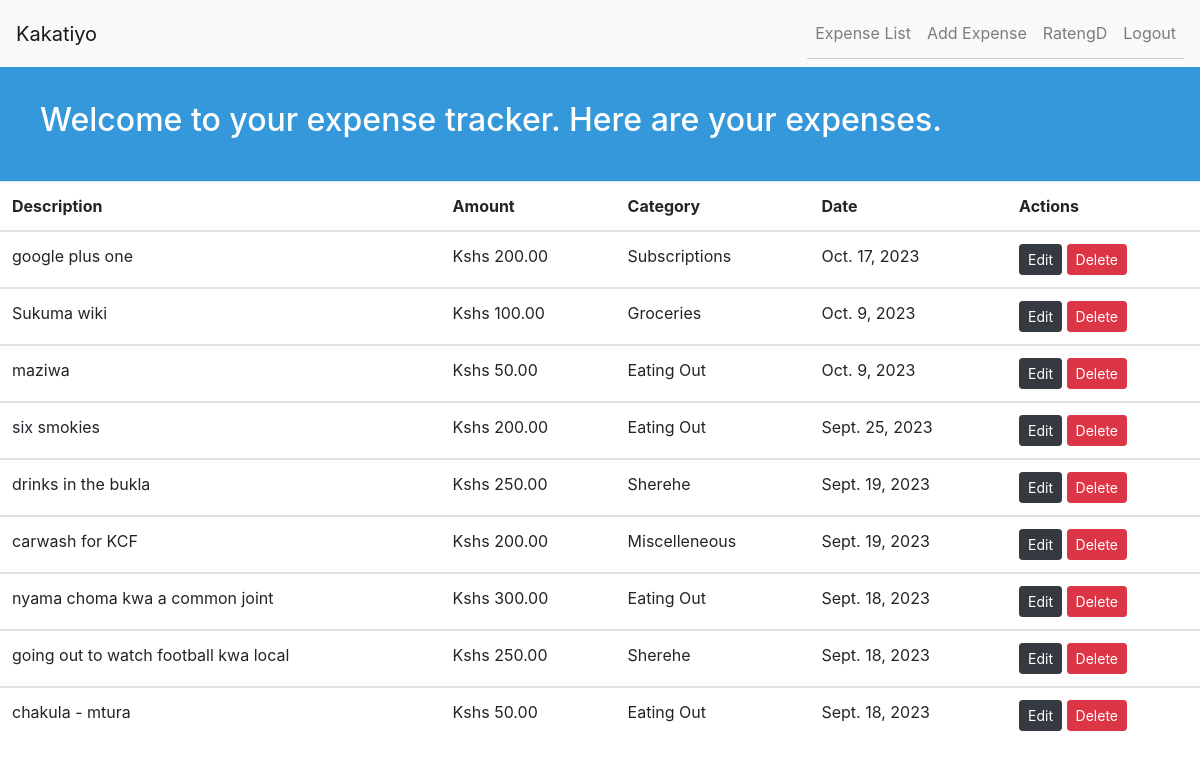
/expense/ (signed in), run on an earlier commit of the app's database.
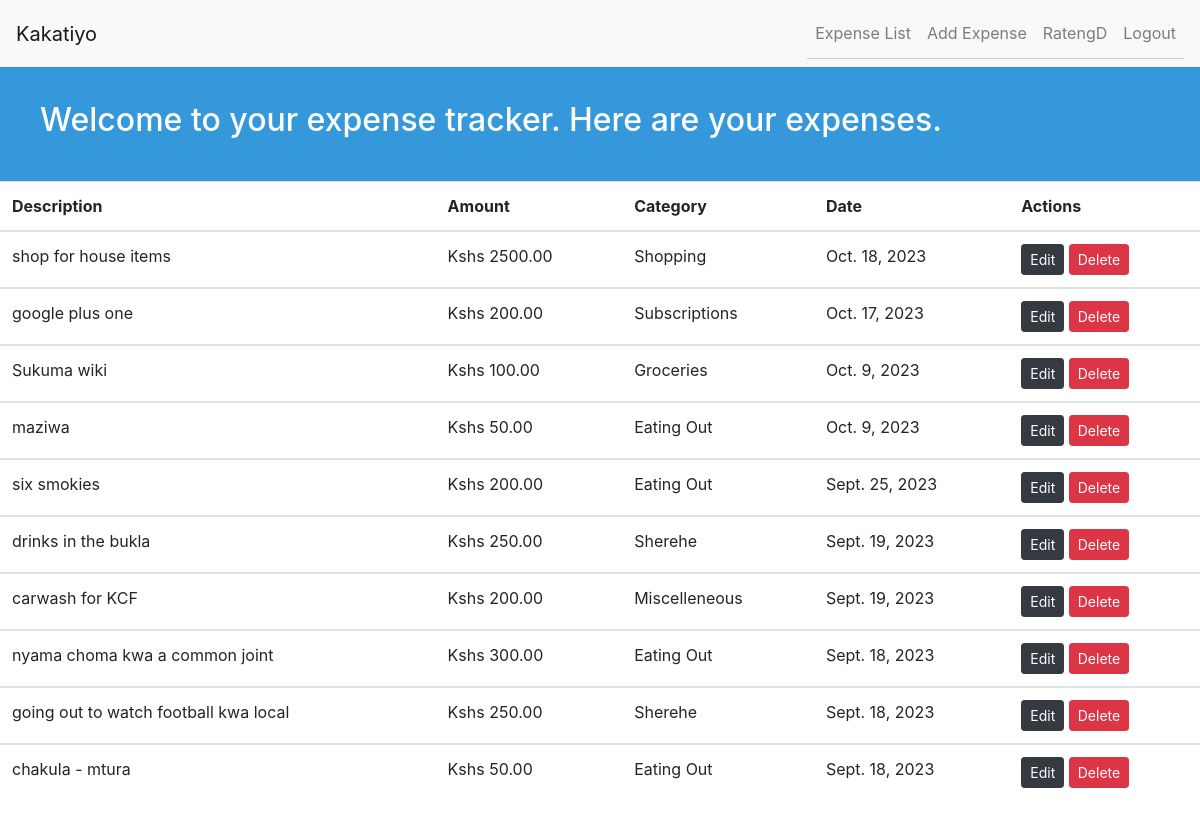
And on a later commit of the database.
### tracker/models.py (models this page shows, shortened)
class Expense(models.Model):
    user = models.ForeignKey(User, on_delete=models.CASCADE)
    date = models.DateField()
    description = models.CharField(max_length=200)
    amount = models.DecimalField(max_digits=10, decimal_places=2)
    category = models.ForeignKey(
        Category, on_delete=models.SET_NULL, null=True, blank=True)

class Category(models.Model):
    name = models.CharField(max_length=100)
    def __str__(self):
        return self.name

### tracker/views.py (the view)
# urls.py: path('expense/', expense_list, name="expense_list"),
@login_required
def expense_list(request):
    expenses = Expense.objects.filter(user=request.user).order_by('-date')
    return render(request, 'tracker/expense_list.html', {'expenses': expenses})

### tracker/templates/tracker/expense_list.html
{% extends 'base.html' %} {% block content %}
<header class="py-4" style="background-color: #3498db; color: #fff">
	<div class="container">
		<div class="row">
			<h2>Welcome to your expense tracker. Here are your expenses.</h2>
		</div>
	</div>
</header>
<table class="table table-hover">
	<thead>
		<tr>
			<th scope="col">Description</th>
			<th scope="col">Amount</th>
			<th scope="col">Category</th>
			<th scope="col">Date</th>
			<th scope="col">Actions</th>
		</tr>
	</thead>
	{% for expense in expenses %}
	<tbody>
		<tr>
			<td scope="row">{{ expense.description }}</td>
			<td>Kshs {{ expense.amount }}</td>
			<td>{{ expense.category }}</td>
			<td>{{ expense.date }}</td>
			<td>
				{% if user.is_authenticated %}
				<a
					href="{% url 'edit_expense' expense.id %}"
					class="btn btn-dark btn-sm"
					>Edit</a
				>
				<a
					href="{% url 'delete_expense' expense.id %}"
					class="btn btn-danger btn-sm"
					>Delete</a
				>
				{% endif %}
			</td>
		</tr>
	</tbody>
	{% endfor %}
</table>
{% endblock content %}

### tracker/templates/base.html (shortened to what this page needs)
{% load static %}
<!DOCTYPE html>
<html lang="en">
	<head>
		<link rel="stylesheet" href="{% static 'css/styles.css' %}" />
		<link
			rel="stylesheet"
			href="https://cdn.jsdelivr.net/npm/bootstrap@4.0.0/dist/css/bootstrap.min.css"
		/>
	</head>
	<body>
		{% include 'navbar.html' %} {% block content %} {% endblock content %}
	</body>
</html>

### tracker/templates/navbar.html (shortened to what this page needs)
<nav class="navbar navbar-expand-lg navbar-light bg-light">
	<a class="navbar-brand" href="{% url 'home' %}"> Kakatiyo</a>
	<div class="collapse navbar-collapse" id="navbarNav">
		<ul class="navbar-nav ml-auto">
			{% if user.is_authenticated %}
			<li class="nav-item">
				<a class="nav-link" href="{% url 'expense_list' %}">Expense List</a>
			</li>
			<li class="nav-item">
				<a class="nav-link" href="{% url 'add_expense' %}">Add Expense</a>
			</li>
			<li class="nav-item">
				<a class="nav-link" href="#"> {{ user.username }} </a>
			</li>
			<li class="nav-item">
				<a class="nav-link" href="{% url 'logout' %}">Logout</a>
			</li>
			{% endif %}
		</ul>
	</div>
</nav>

### static/css/styles.css (style rules this page uses)
h2 { text-align: center; background-color: #3498db; color: #fff; padding: 10px; }
ul { list-style-type: none; padding: 0; }
li { padding: 5px 0; border-bottom: 1px solid #ccc; }
.btn-danger { background-color: #e74c3c; color: #fff; padding: 5px 10px; border: none; border-radius: 5px; cursor: pointer; }

What changed in the data, as far as the page shows it:
added Expense: description "shop for house items", amount "2500.00", category "Shopping", date "Oct. 18, 2023"
